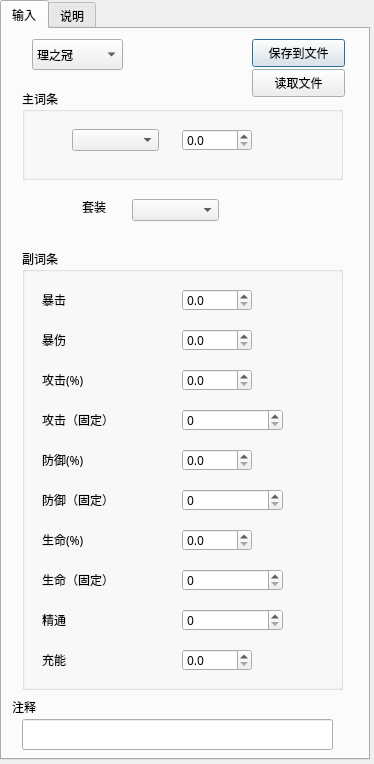
<?xml version="1.0" encoding="UTF-8"?>
<ui version="4.0">
 <class>Dialog</class>
 <widget class="QDialog" name="Dialog">
  <property name="geometry">
   <rect>
    <x>0</x>
    <y>0</y>
    <width>374</width>
    <height>764</height>
   </rect>
  </property>
  <property name="font">
   <font>
    <family>汉仪文黑-85W</family>
   </font>
  </property>
  <property name="windowTitle">
   <string>Dialog</string>
  </property>
  <widget class="QTabWidget" name="tabWidget">
   <property name="geometry">
    <rect>
     <x>0</x>
     <y>0</y>
     <width>370</width>
     <height>760</height>
    </rect>
   </property>
   <property name="minimumSize">
    <size>
     <width>370</width>
     <height>760</height>
    </size>
   </property>
   <property name="maximumSize">
    <size>
     <width>370</width>
     <height>760</height>
    </size>
   </property>
   <property name="currentIndex">
    <number>0</number>
   </property>
   <widget class="QWidget" name="tab">
    <attribute name="title">
     <string>输入</string>
    </attribute>
    <widget class="QLineEdit" name="le_cmt">
     <property name="geometry">
      <rect>
       <x>20</x>
       <y>690</y>
       <width>311</width>
       <height>31</height>
      </rect>
     </property>
    </widget>
    <widget class="QPushButton" name="pb_savefile">
     <property name="geometry">
      <rect>
       <x>250</x>
       <y>10</y>
       <width>93</width>
       <height>28</height>
      </rect>
     </property>
     <property name="text">
      <string>保存到文件</string>
     </property>
    </widget>
    <widget class="QComboBox" name="cb_pos">
     <property name="geometry">
      <rect>
       <x>30</x>
       <y>10</y>
       <width>91</width>
       <height>31</height>
      </rect>
     </property>
     <item>
      <property name="text">
       <string>理之冠</string>
      </property>
     </item>
     <item>
      <property name="text">
       <string>时之沙</string>
      </property>
     </item>
     <item>
      <property name="text">
       <string>空之杯</string>
      </property>
     </item>
     <item>
      <property name="text">
       <string>生之花</string>
      </property>
     </item>
     <item>
      <property name="text">
       <string>死之羽</string>
      </property>
     </item>
    </widget>
    <widget class="QPushButton" name="pb_openfile">
     <property name="geometry">
      <rect>
       <x>250</x>
       <y>40</y>
       <width>93</width>
       <height>28</height>
      </rect>
     </property>
     <property name="text">
      <string>读取文件</string>
     </property>
    </widget>
    <widget class="QGroupBox" name="groupBox">
     <property name="geometry">
      <rect>
       <x>20</x>
       <y>60</y>
       <width>321</width>
       <height>91</height>
      </rect>
     </property>
     <property name="title">
      <string>主词条</string>
     </property>
     <widget class="QComboBox" name="cb_main">
      <property name="geometry">
       <rect>
        <x>50</x>
        <y>40</y>
        <width>87</width>
        <height>22</height>
       </rect>
      </property>
     </widget>
     <widget class="QDoubleSpinBox" name="digit_main">
      <property name="geometry">
       <rect>
        <x>160</x>
        <y>40</y>
        <width>70</width>
        <height>22</height>
       </rect>
      </property>
      <property name="decimals">
       <number>1</number>
      </property>
      <property name="maximum">
       <double>1000.000000000000000</double>
      </property>
      <property name="singleStep">
       <double>1.000000000000000</double>
      </property>
     </widget>
    </widget>
    <widget class="QGroupBox" name="groupBox_4">
     <property name="geometry">
      <rect>
       <x>20</x>
       <y>220</y>
       <width>321</width>
       <height>441</height>
      </rect>
     </property>
     <property name="title">
      <string>副词条</string>
     </property>
     <widget class="QLabel" name="label_4">
      <property name="geometry">
       <rect>
        <x>20</x>
        <y>40</y>
        <width>61</width>
        <height>21</height>
       </rect>
      </property>
      <property name="text">
       <string>暴击</string>
      </property>
     </widget>
     <widget class="QDoubleSpinBox" name="digit_cr">
      <property name="geometry">
       <rect>
        <x>160</x>
        <y>40</y>
        <width>70</width>
        <height>22</height>
       </rect>
      </property>
      <property name="decimals">
       <number>1</number>
      </property>
      <property name="maximum">
       <double>1000.000000000000000</double>
      </property>
      <property name="singleStep">
       <double>1.000000000000000</double>
      </property>
     </widget>
     <widget class="QLabel" name="label_10">
      <property name="geometry">
       <rect>
        <x>20</x>
        <y>240</y>
        <width>101</width>
        <height>21</height>
       </rect>
      </property>
      <property name="text">
       <string>防御（固定）</string>
      </property>
     </widget>
     <widget class="QDoubleSpinBox" name="digit_cd">
      <property name="geometry">
       <rect>
        <x>160</x>
        <y>80</y>
        <width>70</width>
        <height>22</height>
       </rect>
      </property>
      <property name="decimals">
       <number>1</number>
      </property>
      <property name="maximum">
       <double>1000.000000000000000</double>
      </property>
      <property name="singleStep">
       <double>1.000000000000000</double>
      </property>
     </widget>
     <widget class="QDoubleSpinBox" name="digit_ar">
      <property name="geometry">
       <rect>
        <x>160</x>
        <y>120</y>
        <width>70</width>
        <height>22</height>
       </rect>
      </property>
      <property name="decimals">
       <number>1</number>
      </property>
      <property name="maximum">
       <double>1000.000000000000000</double>
      </property>
      <property name="singleStep">
       <double>1.000000000000000</double>
      </property>
     </widget>
     <widget class="QDoubleSpinBox" name="digit_dr">
      <property name="geometry">
       <rect>
        <x>160</x>
        <y>200</y>
        <width>70</width>
        <height>22</height>
       </rect>
      </property>
      <property name="decimals">
       <number>1</number>
      </property>
      <property name="maximum">
       <double>1000.000000000000000</double>
      </property>
      <property name="singleStep">
       <double>1.000000000000000</double>
      </property>
     </widget>
     <widget class="QLabel" name="label_9">
      <property name="geometry">
       <rect>
        <x>20</x>
        <y>200</y>
        <width>71</width>
        <height>21</height>
       </rect>
      </property>
      <property name="text">
       <string>防御(%)</string>
      </property>
     </widget>
     <widget class="QLabel" name="label_8">
      <property name="geometry">
       <rect>
        <x>20</x>
        <y>160</y>
        <width>101</width>
        <height>21</height>
       </rect>
      </property>
      <property name="text">
       <string>攻击（固定）</string>
      </property>
     </widget>
     <widget class="QLabel" name="label_7">
      <property name="geometry">
       <rect>
        <x>20</x>
        <y>120</y>
        <width>71</width>
        <height>21</height>
       </rect>
      </property>
      <property name="text">
       <string>攻击(%)</string>
      </property>
     </widget>
     <widget class="QLabel" name="label_5">
      <property name="geometry">
       <rect>
        <x>20</x>
        <y>80</y>
        <width>61</width>
        <height>21</height>
       </rect>
      </property>
      <property name="text">
       <string>暴伤</string>
      </property>
     </widget>
     <widget class="QLabel" name="label_11">
      <property name="geometry">
       <rect>
        <x>20</x>
        <y>280</y>
        <width>71</width>
        <height>21</height>
       </rect>
      </property>
      <property name="text">
       <string>生命(%)</string>
      </property>
     </widget>
     <widget class="QLabel" name="label_12">
      <property name="geometry">
       <rect>
        <x>20</x>
        <y>320</y>
        <width>101</width>
        <height>21</height>
       </rect>
      </property>
      <property name="text">
       <string>生命（固定）</string>
      </property>
     </widget>
     <widget class="QDoubleSpinBox" name="digit_hr">
      <property name="geometry">
       <rect>
        <x>160</x>
        <y>280</y>
        <width>70</width>
        <height>22</height>
       </rect>
      </property>
      <property name="decimals">
       <number>1</number>
      </property>
      <property name="maximum">
       <double>1000.000000000000000</double>
      </property>
      <property name="singleStep">
       <double>1.000000000000000</double>
      </property>
     </widget>
     <widget class="QSpinBox" name="digit_sh">
      <property name="geometry">
       <rect>
        <x>160</x>
        <y>320</y>
        <width>101</width>
        <height>22</height>
       </rect>
      </property>
      <property name="maximum">
       <number>5000</number>
      </property>
     </widget>
     <widget class="QSpinBox" name="digit_sd">
      <property name="geometry">
       <rect>
        <x>160</x>
        <y>240</y>
        <width>101</width>
        <height>22</height>
       </rect>
      </property>
      <property name="maximum">
       <number>5000</number>
      </property>
     </widget>
     <widget class="QSpinBox" name="digit_sa">
      <property name="geometry">
       <rect>
        <x>160</x>
        <y>160</y>
        <width>101</width>
        <height>22</height>
       </rect>
      </property>
      <property name="maximum">
       <number>5000</number>
      </property>
     </widget>
     <widget class="QLabel" name="label_20">
      <property name="geometry">
       <rect>
        <x>20</x>
        <y>360</y>
        <width>101</width>
        <height>21</height>
       </rect>
      </property>
      <property name="text">
       <string>精通</string>
      </property>
     </widget>
     <widget class="QSpinBox" name="digit_em">
      <property name="geometry">
       <rect>
        <x>160</x>
        <y>360</y>
        <width>101</width>
        <height>22</height>
       </rect>
      </property>
      <property name="maximum">
       <number>5000</number>
      </property>
     </widget>
     <widget class="QLabel" name="label_21">
      <property name="geometry">
       <rect>
        <x>20</x>
        <y>400</y>
        <width>101</width>
        <height>21</height>
       </rect>
      </property>
      <property name="text">
       <string>充能</string>
      </property>
     </widget>
     <widget class="QDoubleSpinBox" name="digit_ef">
      <property name="geometry">
       <rect>
        <x>160</x>
        <y>400</y>
        <width>70</width>
        <height>22</height>
       </rect>
      </property>
      <property name="decimals">
       <number>1</number>
      </property>
      <property name="maximum">
       <double>1000.000000000000000</double>
      </property>
      <property name="singleStep">
       <double>1.000000000000000</double>
      </property>
     </widget>
    </widget>
    <widget class="QComboBox" name="cb_aeffect">
     <property name="geometry">
      <rect>
       <x>130</x>
       <y>170</y>
       <width>87</width>
       <height>22</height>
      </rect>
     </property>
    </widget>
    <widget class="QLabel" name="label">
     <property name="geometry">
      <rect>
       <x>80</x>
       <y>170</y>
       <width>72</width>
       <height>15</height>
      </rect>
     </property>
     <property name="text">
      <string>套装</string>
     </property>
    </widget>
    <widget class="QLabel" name="label_2">
     <property name="geometry">
      <rect>
       <x>10</x>
       <y>670</y>
       <width>72</width>
       <height>15</height>
      </rect>
     </property>
     <property name="text">
      <string>注释</string>
     </property>
    </widget>
   </widget>
   <widget class="QWidget" name="tab_2">
    <attribute name="title">
     <string>说明</string>
    </attribute>
    <widget class="QPlainTextEdit" name="plainTextEdit">
     <property name="geometry">
      <rect>
       <x>0</x>
       <y>0</y>
       <width>361</width>
       <height>721</height>
      </rect>
     </property>
     <property name="plainText">
      <string>读取data/compare/当前人物目录下head/glass/cup/flower/feather下文件进行穷举，需要保证每个文件夹至少有一个文件
比较结果显示文件名前缀

录入模式激活时，将不再从 圣遗物主词条及其他增益副词条、套装效果中读取信息

其他增益其他加成仍然有效

套装信息会累加并自动加载已定义的套装效果</string>
     </property>
    </widget>
   </widget>
  </widget>
 </widget>
 <resources/>
 <connections/>
</ui>
